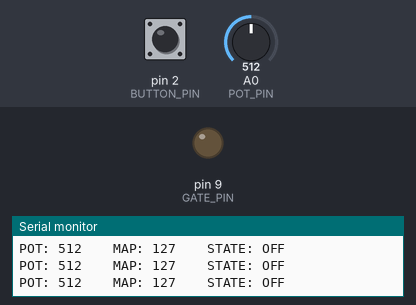
The sketch below on a simulated Arduino Uno, built with avr-gcc and run on an emulated ATmega328P. Parts: output pins drawn as LEDs (lit = HIGH), the last lines printed to the serial monitor. Dashed ring = blinking. The inputs (shaded band) are chosen by the test bench; at power-on: pin 2 (BUTTON_PIN) LOW, A0 (POT_PIN) = 512.

Above: at 1.2 s.
1.3 s: pin 2 (BUTTON_PIN) pulled HIGH for 0.15 s
At 1.9 s:
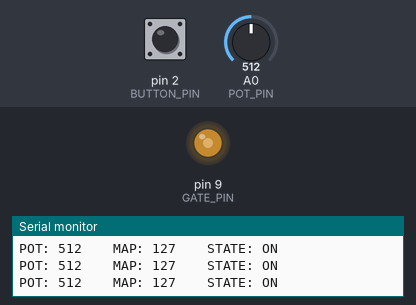
2.9 s: A0 (POT_PIN) set to 122
At 3.5 s:
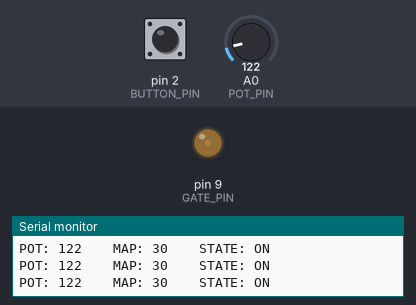
4.4 s: A0 (POT_PIN) set to 716
At 5.6 s:
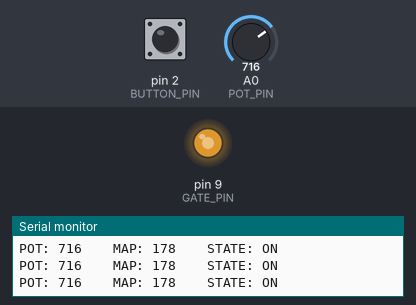
5.9 s: A0 (POT_PIN) set to 1023
At 7.1 s:
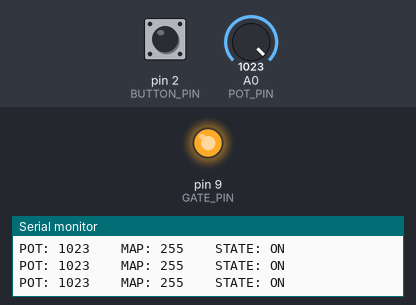
7.4 s: pin 2 (BUTTON_PIN) pulled HIGH for 1 s
At 8.0 s:
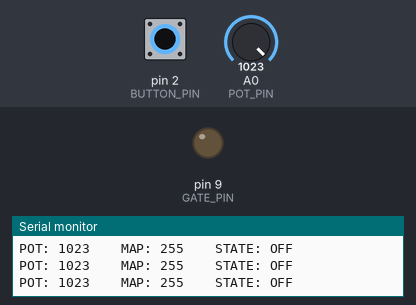
9.9 s: pin 2 (BUTTON_PIN) pulsed HIGH 5 times (0.12 s each, 0.3 s apart)
At 10.71 s:
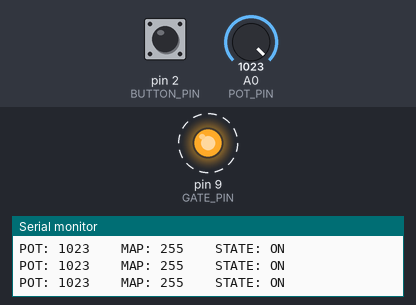
Timing chart, 0 to 12.9 s (numbered marks = the images above; inputs shaded):
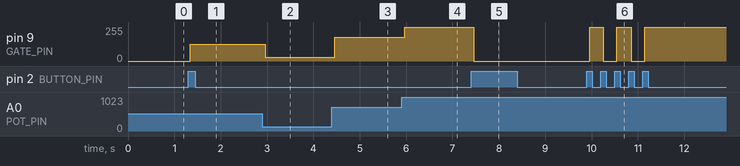

The sketch:

stage4-mosfet-load.ino
```cpp
const int BUTTON_PIN = 2;
const int GATE_PIN   = 9;
const int POT_PIN    = A0;

// Minimum PWM value that reliably turns the motor.
// Set to 0 until measured — Tinkercad does not simulate static friction,
// so no stall threshold exists in simulation. Measure on hardware and update.
const int MIN_DUTY   = 0;

void setup()
{
  Serial.begin(9600);
  pinMode(BUTTON_PIN, INPUT);
  pinMode(GATE_PIN, OUTPUT);
  // No pinMode() needed for POT_PIN
}

void loop()
{
  // ---- STATE ----
  static int lastButtonState = LOW;
  static bool motorIsOn = false;
  static unsigned long lastChangeTime = 0;
  static int dutyCycle = 0;

  // ---- BUTTON ----
  int currentButtonState = digitalRead(BUTTON_PIN);
  if (currentButtonState != lastButtonState) {
    if (millis() - lastChangeTime > 50) {
      if (currentButtonState == HIGH) {
        motorIsOn = !motorIsOn;
      }
      lastChangeTime = millis();
    }
    lastButtonState = currentButtonState;
  }

  // ---- ADC READ ----
  int potValue = analogRead(POT_PIN);

  // ---- RANGE MAPPING ----
  dutyCycle = map(potValue, 0, 1023, 0, 255);

  // ---- DEAD ZONE HANDLING (CLAMP STRATEGY) ----
  // If the knob is slightly turned but below minimum threshold, clamp it up to MIN_DUTY.
  // If the knob is fully at zero, leave it at zero so the user can turn it off via the dial.
  if (dutyCycle > 0 && dutyCycle < MIN_DUTY) {
    dutyCycle = MIN_DUTY;
  }

  // ---- DIAGNOSTICS ----
  Serial.print("POT: ");
  Serial.print(potValue);
  Serial.print(" \t MAP: ");
  Serial.print(dutyCycle);
  Serial.print(" \t STATE: ");
  Serial.println(motorIsOn ? "ON" : "OFF");

  // ---- OUTPUT ----
  analogWrite(GATE_PIN, motorIsOn ? dutyCycle : 0);
}
```

Measured:
- after the input at 1.3 s, pin 9 (GATE_PIN): 0/255 → 127/255 after 0.05 s
- after the input at 2.9 s, pin 9 (GATE_PIN): 127/255 → 30/255 after 0.06 s
- after the input at 4.4 s, pin 9 (GATE_PIN): 30/255 → 178/255 after 0.06 s
- after the input at 5.9 s, pin 9 (GATE_PIN): 178/255 → 255/255 after 0.07 s
- after the input at 7.4 s, pin 9 (GATE_PIN): 255/255 → 0/255 after 0.05 s
- after the input at 9.9 s, pin 9 (GATE_PIN): alternates 255/255 for 0.30 s and 0/255 for 0.29 s, 5 changes in all, then stays 255/255, starting after 0.06 s
